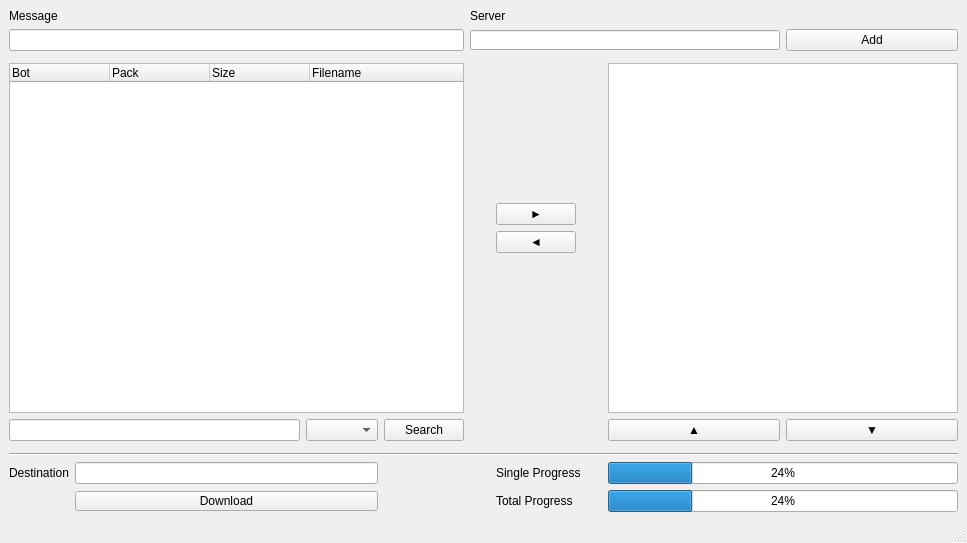
<?xml version="1.0" encoding="UTF-8"?>
<ui version="4.0">
 <class>XDCCDownloaderWindow</class>
 <widget class="QMainWindow" name="XDCCDownloaderWindow">
  <property name="geometry">
   <rect>
    <x>0</x>
    <y>0</y>
    <width>967</width>
    <height>543</height>
   </rect>
  </property>
  <property name="windowTitle">
   <string>XDCC Downloader</string>
  </property>
  <widget class="QWidget" name="centralwidget">
   <layout class="QGridLayout" name="gridLayout">
    <item row="11" column="9" colspan="2">
     <widget class="QProgressBar" name="total_progress_bar">
      <property name="value">
       <number>24</number>
      </property>
     </widget>
    </item>
    <item row="2" column="0">
     <spacer name="verticalSpacer">
      <property name="orientation">
       <enum>Qt::Vertical</enum>
      </property>
      <property name="sizeType">
       <enum>QSizePolicy::Maximum</enum>
      </property>
      <property name="sizeHint" stdset="0">
       <size>
        <width>20</width>
        <height>20</height>
       </size>
      </property>
     </spacer>
    </item>
    <item row="1" column="0" colspan="6">
     <widget class="QLineEdit" name="message_edit">
      <property name="maximumSize">
       <size>
        <width>16777215</width>
        <height>50</height>
       </size>
      </property>
     </widget>
    </item>
    <item row="3" column="8" rowspan="4">
     <spacer name="horizontalSpacer">
      <property name="orientation">
       <enum>Qt::Horizontal</enum>
      </property>
      <property name="sizeType">
       <enum>QSizePolicy::Fixed</enum>
      </property>
      <property name="sizeHint" stdset="0">
       <size>
        <width>20</width>
        <height>20</height>
       </size>
      </property>
     </spacer>
    </item>
    <item row="9" column="0" colspan="11">
     <widget class="Line" name="line">
      <property name="orientation">
       <enum>Qt::Horizontal</enum>
      </property>
     </widget>
    </item>
    <item row="7" column="10">
     <widget class="QPushButton" name="down_arrow_button">
      <property name="toolTip">
       <string>&lt;html&gt;&lt;head/&gt;&lt;body&gt;&lt;p&gt;Move down&lt;/p&gt;&lt;/body&gt;&lt;/html&gt;</string>
      </property>
      <property name="text">
       <string>▼</string>
      </property>
     </widget>
    </item>
    <item row="11" column="1" colspan="4">
     <widget class="QPushButton" name="download_button">
      <property name="maximumSize">
       <size>
        <width>16777215</width>
        <height>20</height>
       </size>
      </property>
      <property name="toolTip">
       <string>&lt;html&gt;&lt;head/&gt;&lt;body&gt;&lt;p&gt;Start the download&lt;/p&gt;&lt;/body&gt;&lt;/html&gt;</string>
      </property>
      <property name="text">
       <string>Download</string>
      </property>
     </widget>
    </item>
    <item row="5" column="7">
     <widget class="QPushButton" name="left_arrow_button">
      <property name="maximumSize">
       <size>
        <width>80</width>
        <height>16777215</height>
       </size>
      </property>
      <property name="toolTip">
       <string>&lt;html&gt;&lt;head/&gt;&lt;body&gt;&lt;p&gt;Remove items from queue&lt;/p&gt;&lt;/body&gt;&lt;/html&gt;</string>
      </property>
      <property name="text">
       <string>◄</string>
      </property>
     </widget>
    </item>
    <item row="0" column="6" colspan="4">
     <widget class="QLabel" name="label_2">
      <property name="sizePolicy">
       <sizepolicy hsizetype="Preferred" vsizetype="Fixed">
        <horstretch>0</horstretch>
        <verstretch>0</verstretch>
       </sizepolicy>
      </property>
      <property name="maximumSize">
       <size>
        <width>16777215</width>
        <height>20</height>
       </size>
      </property>
      <property name="toolTip">
       <string>&lt;html&gt;&lt;head/&gt;&lt;body&gt;&lt;p&gt;The IRC Server to connect to&lt;/p&gt;&lt;/body&gt;&lt;/html&gt;</string>
      </property>
      <property name="text">
       <string>Server</string>
      </property>
     </widget>
    </item>
    <item row="3" column="9" rowspan="4" colspan="2">
     <widget class="QListWidget" name="doqnload_queue_list_widget">
      <property name="sizePolicy">
       <sizepolicy hsizetype="MinimumExpanding" vsizetype="Expanding">
        <horstretch>0</horstretch>
        <verstretch>100</verstretch>
       </sizepolicy>
      </property>
      <property name="minimumSize">
       <size>
        <width>350</width>
        <height>0</height>
       </size>
      </property>
      <property name="sizeIncrement">
       <size>
        <width>0</width>
        <height>100</height>
       </size>
      </property>
      <property name="toolTip">
       <string>&lt;html&gt;&lt;head/&gt;&lt;body&gt;&lt;p&gt;This is the download queue.&lt;/p&gt;&lt;/body&gt;&lt;/html&gt;</string>
      </property>
      <property name="alternatingRowColors">
       <bool>true</bool>
      </property>
      <property name="selectionMode">
       <enum>QAbstractItemView::ExtendedSelection</enum>
      </property>
     </widget>
    </item>
    <item row="4" column="7">
     <widget class="QPushButton" name="rigth_arrow_button">
      <property name="maximumSize">
       <size>
        <width>80</width>
        <height>16777215</height>
       </size>
      </property>
      <property name="toolTip">
       <string>&lt;html&gt;&lt;head/&gt;&lt;body&gt;&lt;p&gt;Add packs to queue&lt;/p&gt;&lt;/body&gt;&lt;/html&gt;</string>
      </property>
      <property name="text">
       <string>►</string>
      </property>
     </widget>
    </item>
    <item row="10" column="9" colspan="2">
     <widget class="QProgressBar" name="single_progress_bar">
      <property name="value">
       <number>24</number>
      </property>
     </widget>
    </item>
    <item row="1" column="6" colspan="4">
     <widget class="QLineEdit" name="server_edit">
      <property name="maximumSize">
       <size>
        <width>16777215</width>
        <height>20</height>
       </size>
      </property>
     </widget>
    </item>
    <item row="7" column="5">
     <widget class="QPushButton" name="search_button">
      <property name="toolTip">
       <string>&lt;html&gt;&lt;head/&gt;&lt;body&gt;&lt;p&gt;Start the search&lt;/p&gt;&lt;/body&gt;&lt;/html&gt;</string>
      </property>
      <property name="text">
       <string>Search</string>
      </property>
     </widget>
    </item>
    <item row="7" column="4">
     <widget class="QComboBox" name="search_engine_combo_box">
      <property name="toolTip">
       <string>&lt;html&gt;&lt;head/&gt;&lt;body&gt;&lt;p&gt;The Search Engine(s) to use&lt;/p&gt;&lt;/body&gt;&lt;/html&gt;</string>
      </property>
     </widget>
    </item>
    <item row="10" column="0">
     <widget class="QLabel" name="label_3">
      <property name="sizePolicy">
       <sizepolicy hsizetype="Fixed" vsizetype="Fixed">
        <horstretch>0</horstretch>
        <verstretch>0</verstretch>
       </sizepolicy>
      </property>
      <property name="toolTip">
       <string>&lt;html&gt;&lt;head/&gt;&lt;body&gt;&lt;p&gt;Specify the target directory for the downloaded files&lt;/p&gt;&lt;/body&gt;&lt;/html&gt;</string>
      </property>
      <property name="text">
       <string>Destination</string>
      </property>
     </widget>
    </item>
    <item row="0" column="0" colspan="6">
     <widget class="QLabel" name="label">
      <property name="sizePolicy">
       <sizepolicy hsizetype="Expanding" vsizetype="Fixed">
        <horstretch>0</horstretch>
        <verstretch>0</verstretch>
       </sizepolicy>
      </property>
      <property name="maximumSize">
       <size>
        <width>16777215</width>
        <height>50</height>
       </size>
      </property>
      <property name="toolTip">
       <string>&lt;html&gt;&lt;head/&gt;&lt;body&gt;&lt;p&gt;The XDCC Message copied from a packlist site&lt;/p&gt;&lt;/body&gt;&lt;/html&gt;</string>
      </property>
      <property name="text">
       <string>Message</string>
      </property>
     </widget>
    </item>
    <item row="6" column="7">
     <spacer name="verticalSpacer_4">
      <property name="orientation">
       <enum>Qt::Vertical</enum>
      </property>
      <property name="sizeType">
       <enum>QSizePolicy::Minimum</enum>
      </property>
      <property name="sizeHint" stdset="0">
       <size>
        <width>20</width>
        <height>160</height>
       </size>
      </property>
     </spacer>
    </item>
    <item row="1" column="10">
     <widget class="QPushButton" name="add_button">
      <property name="maximumSize">
       <size>
        <width>16777215</width>
        <height>50</height>
       </size>
      </property>
      <property name="toolTip">
       <string>&lt;html&gt;&lt;head/&gt;&lt;body&gt;&lt;p&gt;Adds the Pack to the Queue&lt;/p&gt;&lt;/body&gt;&lt;/html&gt;</string>
      </property>
      <property name="text">
       <string>Add</string>
      </property>
     </widget>
    </item>
    <item row="10" column="1" colspan="4">
     <widget class="QLineEdit" name="destination_edit">
      <property name="sizePolicy">
       <sizepolicy hsizetype="Minimum" vsizetype="Fixed">
        <horstretch>100</horstretch>
        <verstretch>0</verstretch>
       </sizepolicy>
      </property>
     </widget>
    </item>
    <item row="3" column="7">
     <spacer name="verticalSpacer_3">
      <property name="orientation">
       <enum>Qt::Vertical</enum>
      </property>
      <property name="sizeType">
       <enum>QSizePolicy::Minimum</enum>
      </property>
      <property name="sizeHint" stdset="0">
       <size>
        <width>20</width>
        <height>40</height>
       </size>
      </property>
     </spacer>
    </item>
    <item row="8" column="4">
     <spacer name="verticalSpacer_2">
      <property name="orientation">
       <enum>Qt::Vertical</enum>
      </property>
      <property name="sizeType">
       <enum>QSizePolicy::Maximum</enum>
      </property>
      <property name="sizeHint" stdset="0">
       <size>
        <width>20</width>
        <height>20</height>
       </size>
      </property>
     </spacer>
    </item>
    <item row="7" column="9">
     <widget class="QPushButton" name="up_arrow_button">
      <property name="toolTip">
       <string>&lt;html&gt;&lt;head/&gt;&lt;body&gt;&lt;p&gt;Move up&lt;/p&gt;&lt;/body&gt;&lt;/html&gt;</string>
      </property>
      <property name="text">
       <string>▲</string>
      </property>
     </widget>
    </item>
    <item row="3" column="0" rowspan="4" colspan="6">
     <widget class="QTreeWidget" name="search_result_tree_widget">
      <property name="sizePolicy">
       <sizepolicy hsizetype="MinimumExpanding" vsizetype="Expanding">
        <horstretch>0</horstretch>
        <verstretch>100</verstretch>
       </sizepolicy>
      </property>
      <property name="minimumSize">
       <size>
        <width>455</width>
        <height>350</height>
       </size>
      </property>
      <property name="maximumSize">
       <size>
        <width>16777215</width>
        <height>16777215</height>
       </size>
      </property>
      <property name="sizeIncrement">
       <size>
        <width>0</width>
        <height>100</height>
       </size>
      </property>
      <property name="toolTip">
       <string>&lt;html&gt;&lt;head/&gt;&lt;body&gt;&lt;p&gt;The Search results are displayed here&lt;/p&gt;&lt;/body&gt;&lt;/html&gt;</string>
      </property>
      <property name="alternatingRowColors">
       <bool>true</bool>
      </property>
      <property name="selectionMode">
       <enum>QAbstractItemView::ExtendedSelection</enum>
      </property>
      <column>
       <property name="text">
        <string>Bot</string>
       </property>
      </column>
      <column>
       <property name="text">
        <string>Pack</string>
       </property>
      </column>
      <column>
       <property name="text">
        <string>Size</string>
       </property>
      </column>
      <column>
       <property name="text">
        <string>Filename</string>
       </property>
      </column>
     </widget>
    </item>
    <item row="3" column="6" rowspan="4">
     <spacer name="horizontalSpacer_2">
      <property name="orientation">
       <enum>Qt::Horizontal</enum>
      </property>
      <property name="sizeType">
       <enum>QSizePolicy::Fixed</enum>
      </property>
      <property name="sizeHint" stdset="0">
       <size>
        <width>20</width>
        <height>20</height>
       </size>
      </property>
     </spacer>
    </item>
    <item row="7" column="0" colspan="4">
     <widget class="QLineEdit" name="search_term_edit">
      <property name="toolTip">
       <string>&lt;html&gt;&lt;head/&gt;&lt;body&gt;&lt;p&gt;Enter the search term here&lt;/p&gt;&lt;/body&gt;&lt;/html&gt;</string>
      </property>
     </widget>
    </item>
    <item row="10" column="7" colspan="2">
     <widget class="QLabel" name="label_4">
      <property name="text">
       <string>Single Progress</string>
      </property>
     </widget>
    </item>
    <item row="11" column="7" colspan="2">
     <widget class="QLabel" name="label_5">
      <property name="text">
       <string>Total Progress</string>
      </property>
     </widget>
    </item>
   </layout>
  </widget>
  <widget class="QStatusBar" name="statusbar"/>
 </widget>
 <resources/>
 <connections/>
</ui>
